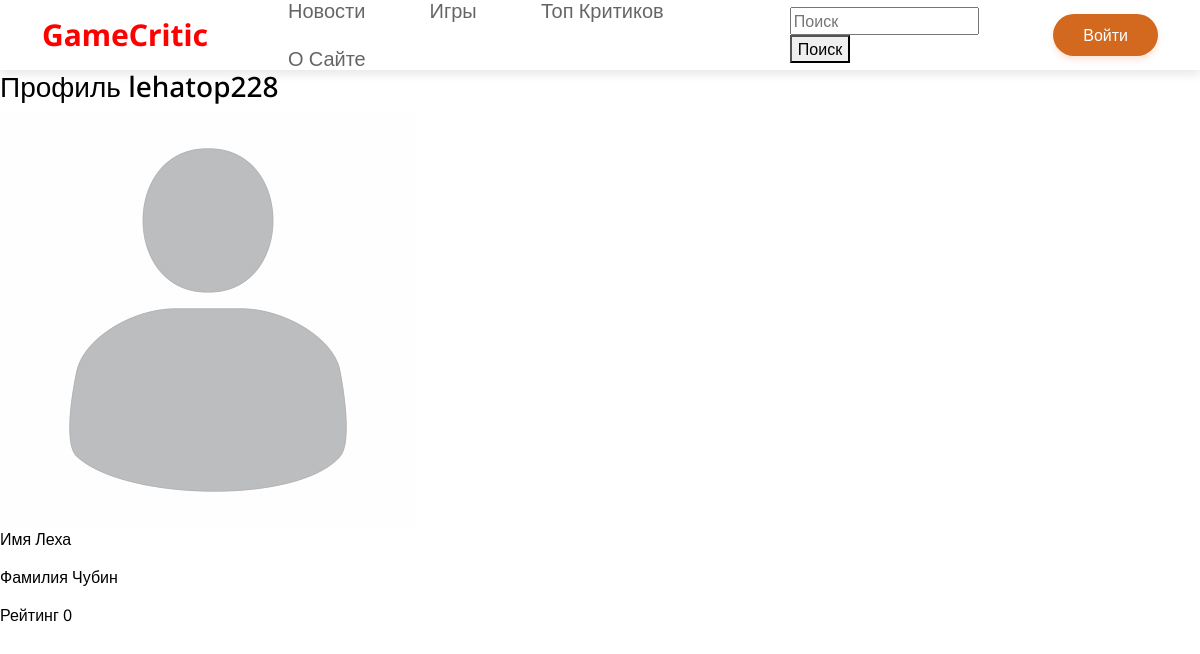
The app's page /profile/10 with its own data.
### data/users.py (models this page shows, shortened)
class User(SqlAlchemyBase, UserMixin):
    __tablename__ = 'users'
    id = sqlalchemy.Column(sqlalchemy.Integer, primary_key=True, autoincrement=True)
    login = sqlalchemy.Column(sqlalchemy.String, nullable=False, unique=True)
    name = sqlalchemy.Column(sqlalchemy.String, nullable=True)
    surname = sqlalchemy.Column(sqlalchemy.String, nullable=True)
    email = sqlalchemy.Column(sqlalchemy.String, nullable=True, unique=True)
    profile_photo = sqlalchemy.Column(sqlalchemy.String, nullable=True)
    rating = sqlalchemy.Column(sqlalchemy.Integer, default=0)
    certified = sqlalchemy.Column(sqlalchemy.Boolean, default=False)
    rank = sqlalchemy.Column(sqlalchemy.String, default='Любитель')
    hashed_password = sqlalchemy.Column(sqlalchemy.String, nullable=True)
    modified_date = sqlalchemy.Column(sqlalchemy.DateTime, default=datetime.datetime.now())
    reviews = orm.relationship('Review', back_populates='user')
    news = orm.relationship('News', back_populates='user')

### main.py (the view)
@app.route('/profile/<int:user_id>')
def profile(user_id: int):
    db_sess = db_session.create_session()
    user = db_sess.get(User, user_id)
    return render_template('profile.html', user=user)

### forms/search.py
class SearchForm(FlaskForm):
    searched = StringField('Searched', validators=[DataRequired()])
    submit = SubmitField('Искать')

### data/db_session.py (called while the page is built)
def create_session() -> Session:
    global __factory
    return __factory()

### main.py (called while the page is built)
@app.context_processor
def base():
    form = SearchForm()
    return dict(form=form)

### templates/profile.html (shortened to what this page needs)
{%extends "index.html"%}
{%block body%}
    <h3>Профиль {{user.login}}</h3>
    <div class="user_info">
        <img src="{{ url_for('static', filename='img/' + user.profile_photo if user.profile_photo
            is not none else 'img/default.jpg')}}"
             alt="Ошибка загрузки">
        <p>Имя {{user.name}}</p>
        <p>Фамилия {{user.surname}}</p>
        <p>Рейтинг {{user.rating}}</p>
    </div>
{%endblock%}

### static/css/styles.css (style rules this page uses)
body { position: relative; font-family: 'Noto Sans', sans-serif; font-size: 16px; line-height: 1.4; color: #000; min-width: 320px; overflow-x: hidden; height: auto; }

### records on screen
User: login "lehatop228", name "Леха", surname "Чубин", rating "0"
